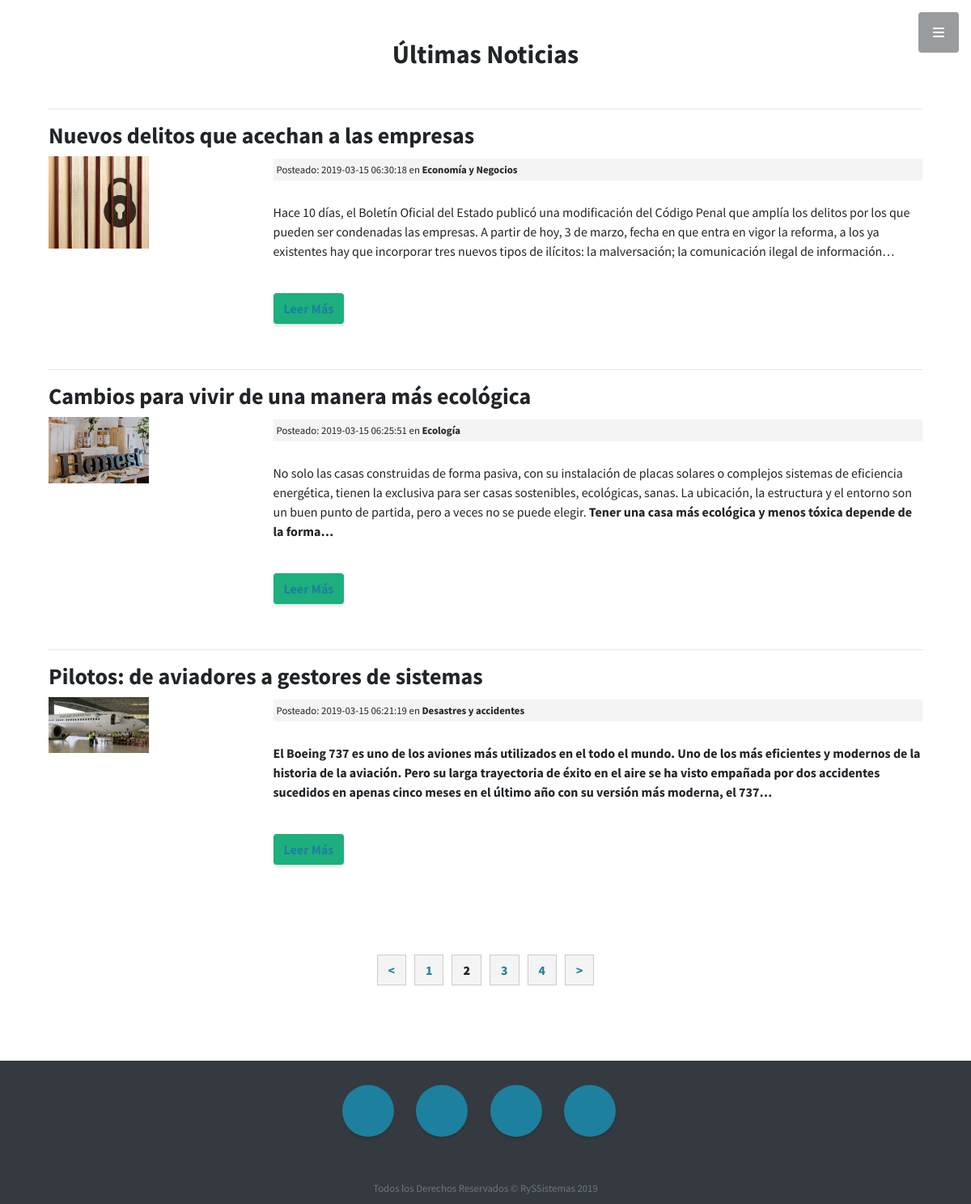
The page /posts/index/3 on the database its author committed.
### tables this page shows
CREATE TABLE `posts` (
  `id` int(11) NOT NULL,
  `category_id` int(11) NOT NULL,
  `user_id` int(11) NOT NULL,
  `titulo` varchar(191) NOT NULL,
  `slug` varchar(191) NOT NULL,
  `body` text NOT NULL,
  `post_image` varchar(191) NOT NULL,
  `created_at` timestamp NOT NULL DEFAULT CURRENT_TIMESTAMP
);

CREATE TABLE `categories` (
  `id` int(11) NOT NULL,
  `user_id` int(11) NOT NULL,
  `name` varchar(191) NOT NULL,
  `create_at` timestamp NOT NULL DEFAULT CURRENT_TIMESTAMP
);

### application/controllers/Posts.php (called while the page is built, shortened)
<?php
	class Posts extends CI_Controller{
		public function index($offset = 0){
			$config['per_page'] = 3;
			$data['titulo'] = 'Últimas Noticias';
			$data['posts'] = $this->post_model->get_posts(FALSE, $config['per_page'], $offset);
			$this->load->view('partes_actualidad/header', $data);
			$this->load->view('partes_actualidad/menu');
			$this->load->view('posts/index', $data);
			$this->load->view('partes_actualidad/footer');
		}
	}
?>

### index.php (called while the page is built, shortened)
<?php
require_once BASEPATH.'core/CodeIgniter.php';

### application/models/Post_model.php (called while the page is built, shortened)
<?php
	class Post_Model extends CI_Model{
		public function get_posts($slug = FALSE, $limit = FALSE, $offset = FALSE){
			if($limit){
				$this->db->limit($limit, $offset);
			}
			if($slug === FALSE){
				$this->db->order_by('posts.id', 'DESC');
				$this->db->join('categories','categories.id = posts.category_id');
				$query = $this->db->get('posts');
				return $query->result_array();
			}
			$query = $this->db->get_where('posts', array('slug' => $slug));
			return $query->row_array();
		}
	}

### application/views/posts/index.php (the view)
<div class="container container_post_index">
	<h2 class="text-center"><?= $titulo ?></h2>
	<br>
	<?php foreach($posts as $post) : ?>
		<hr>
		<h3><?php echo $post['titulo']; ?></h3>
		<div class="row">
			<div class="col-md-3">
				<img class="post-thumb" src="<?php echo site_url(); ?>assets/img/posts/<?php echo $post['post_image']; ?>">
			</div>
			<div class="col-md-9">
				<small class="post-date">Posteado: <?php echo $post['created_at']; ?> en <strong><?php echo $post['name']; ?></strong></small><br>
				<?php echo word_limiter($post['body'], 60); ?>
				<br><br>
				<p><a class="btn" id="btn_post_index" href="<?php echo site_url('/posts/'.$post['slug']); ?>">Leer Más</a></p>
			</div>
		</div>
		<br>
	<?php endforeach; ?>
	<br><br>
	<div class="pagination-links text-center">
	<?php echo $this->pagination->create_links(); ?>
	</div>
</div>

### application/views/partes_actualidad/header.php (shortened to what this page needs)
<!DOCTYPE html>
<html lang="en">
<head>
    <link rel="stylesheet" href="<?php echo base_url(); ?>assets/css/bootstrap.min.css">
    <link rel="stylesheet" href="<?php echo base_url(); ?>assets/css/estilos.css">
    <link rel="stylesheet" href="<?php echo base_url(); ?>assets/css/css/fontawesome-all.min.css">
    <link rel="stylesheet" href="<?php echo base_url(); ?>assets/css/actualidad/style.css">
    <link rel="stylesheet" href="<?php echo base_url(); ?>emoji-master/emojionearea.min.css">
  <link rel="stylesheet" href="<?php echo base_url(); ?>vendor/bootstrap/css/bootstrap.min.css">
  <link rel="stylesheet" href="<?php echo base_url(); ?>vendor/fontawesome-free/css/all.min.css">
  <link rel="stylesheet" href="<?php echo base_url(); ?>vendor/simple-line-icons/css/simple-line-icons.css">
  <link rel="stylesheet" href="<?php echo base_url(); ?>css/stylish-portfolio.min.css">
  <link rel="stylesheet" href="<?php echo base_url(); ?>css/stylish-portfolio.css">
</head>
<body id="page-top">
<br><br>
<div class="container">

### application/views/partes_actualidad/menu.php (shortened to what this page needs)
<a class="menu-toggle rounded" href="#">
  <i class="fas fa-bars"></i>
</a>

### application/views/partes_actualidad/footer.php (shortened to what this page needs)
</div>
<footer class=" footer text-center bg-dark navbar-fixed-bottom footer_icons">
<div class="container">
      <ul class="list-inline mb-5">
        <li class="list-inline-item">
          <a class="social-link rounded-circle text-white mr-3" href="https://www.facebook.com/RySSistema/" target="_blank">
          </a>
        </li>
        <li class="list-inline-item">
          <a class="social-link rounded-circle text-white mr-3" href="#">
          </a>
        </li>
        <li class="list-inline-item">
          <a class="social-link rounded-circle text-white mr-3" href="#">
          </a>
        </li>
        <li class="list-inline-item">
          <a class="social-link rounded-circle text-white mr-3" href="https://www.instagram.com/ryssistemas/" target="_blank">
          </a>
        </li>
      </ul>
      <p class="text-muted small mb-0">Todos los Derechos Reservados &copy; RySSistemas 2019</p>
    </div>
</footer>
  <link rel="stylesheet" href="https://es.snatchbot.me/sdk/webchat.css">
</body>
</html>

### assets/css/actualidad/style.css (style rules this page uses)
.post-date { background: #f4f4f4; padding: 4px; margin: 3px 0; display: block; }
.post-thumb { width: 50%; }
.pagination-links { margin: 30px 0; }
.pagination-links strong { padding: 8px 13px; margin: 5px; background: #f4f4f4; border: 1px #ccc solid; }
a.pagination-links { padding: 8px 13px; margin: 5px; background: #f4f4f4; border: 1px #ccc solid; }
#btn_post_index { background-color: #1DAF7E; }
.container_post_index { margin-bottom: 100px; }
.footer_icons { padding-top: 30px; padding-bottom: 10px; }

### css/stylish-portfolio.css (style rules this page uses)
body, html { width: 100%; height: 100%; }
body { font-family: 'Source Sans Pro'; }
h1, h2, h3, h4, h5, h6 { font-weight: 700; }
.menu-toggle { position: fixed; right: 15px; top: 15px; width: 50px; height: 50px; text-align: center; color: #fff; background: rgba(52, 58, 64, 0.5); line-height: 50px; z-index: 999; }
footer.footer .social-link { display: block; height: 4rem; width: 4rem; line-height: 4.3rem; font-size: 1.5rem; background-color: #1D809F; -webkit-transition: background-color 0.15s ease-in-out; transition: background-color 0.15s ease-in-out; -webkit-box-shadow: 0 3px 3px 0 rgba(0, 0, 0, 0.1); box-shadow: 0 3px 3px 0 rgba(0, 0, 0, 0.1); }
a { color: #1D809F; }
.btn { -webkit-box-shadow: 0px 3px 3px 0px rgba(0, 0, 0, 0.1); box-shadow: 0px 3px 3px 0px rgba(0, 0, 0, 0.1); font-weight: 700; }

### rows shown on the page
posts: titulo "Nuevos delitos que acechan a las empresas", post_image (picture), created_at "2019-03-15 06:30:18", category.name "Economía y Negocios", body "Hace 10 días, el Boletín Oficial del Estado publicó una modificación del Código Penal que amplía los delitos por los que pueden ser condenadas las empresas. A partir de hoy, 3 de marzo, fecha en que entra en vigor la reforma, a los ya existentes hay que incorporar tres nuevos tipos de ilícitos: la malversación; la comunicación ilegal de información…"
posts: titulo "Cambios para vivir de una manera más ecológica", post_image (picture), created_at "2019-03-15 06:25:51", category.name "Ecología", body "No solo las casas construidas de forma pasiva, con su instalación de placas solares o complejos sistemas de eficiencia energética, tienen la exclusiva para ser casas sostenibles, ecológicas, sanas. La ubicación, la estructura y el entorno son un buen punto de partida, pero a veces no se puede elegir. Tener una casa más ecológica y menos tóxica depende de la forma…"
posts: titulo "Pilotos: de aviadores a gestores de sistemas", post_image (picture), created_at "2019-03-15 06:21:19", category.name "Desastres y accidentes", body "El Boeing 737 es uno de los aviones más utilizados en el todo el mundo. Uno de los más eficientes y modernos de la historia de la aviación. Pero su larga trayectoria de éxito en el aire se ha visto empañada por dos accidentes sucedidos en apenas cinco meses en el último año con su versión más moderna, el 737…"

### other values the page prints
$titulo "Últimas Noticias"
$this->pagination->create_links() "< 1 2 3 4 >"
